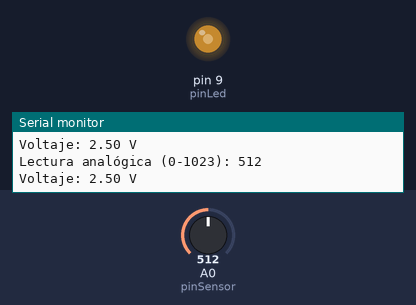
A sketch run on a simulated Arduino Uno, built with avr-gcc and run on an emulated ATmega328P. Shown: output pins drawn as LEDs (lit = HIGH), the last lines printed to the serial monitor. The inputs (shaded band) are chosen by the test bench; at power-on: A0 (pinSensor) = 512.

Above: at 3.3 s.
3.4 s: A0 (pinSensor) set to 716
At 6.0 s:
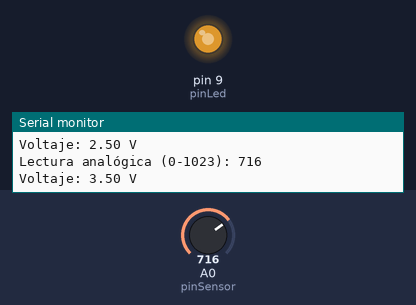
6.7 s: A0 (pinSensor) set to 900
At 7.9 s:
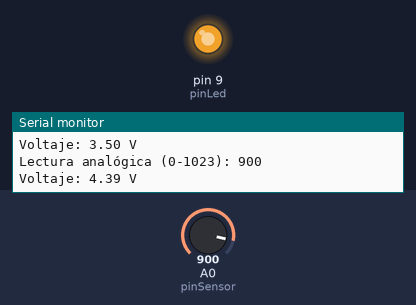
10.0 s: A0 (pinSensor) set to 122
At 11.1 s:
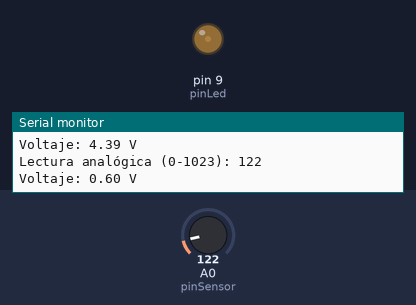
13.3 s: A0 (pinSensor) set to 0
At 16.2 s:
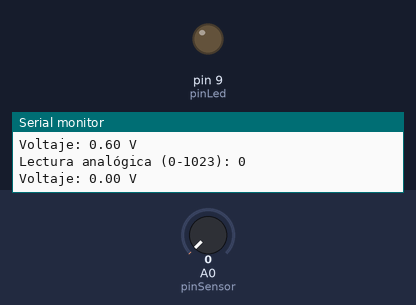
16.6 s: A0 (pinSensor) set to 511
At 18.1 s:
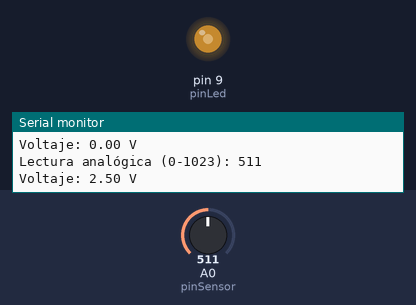
Timing chart, 0 to 19.6 s (numbered marks = the images above; inputs shaded):
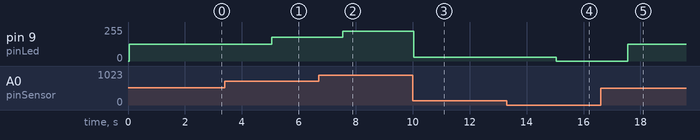

The sketch:

ProyectoSensor.ino
```cpp
#include "funciones.h"

const int pinSensor = A0;
const int pinLed = 9;

void setup() {
  Serial.begin(9600);
  mostrarMensaje();
}

void loop() {
  int lectura = leerSensor(pinSensor);
  mostrarValor(lectura);

  float voltaje = calcularVoltaje(lectura);
  Serial.print("Voltaje: ");
  Serial.print(voltaje);
  Serial.println(" V");

  int pwm = mapearValor(lectura, 255);
  analogWrite(pinLed, pwm);

  delay(2500);
}
```

funciones.cpp
```cpp
#include "funciones.h"

void mostrarMensaje() {
  Serial.println("Inicio del programa: Lectura de sensor analógico");
}

int leerSensor(int pin) {
  return analogRead(pin);
}

void mostrarValor(int valor) {
  Serial.print("Lectura analógica (0-1023): ");
  Serial.println(valor);
}

int mapearValor(int valor, int rangoMax) {
  return map(valor, 0, 1023, 0, rangoMax);
}

float calcularVoltaje(int lectura) {
  return (lectura / 1024.0) * 5.0;
}
```

funciones.h
```cpp
#ifndef FUNCIONES_H
#define FUNCIONES_H

#include <Arduino.h>

// Declaración de funciones
void mostrarMensaje();
int leerSensor(int pin);
void mostrarValor(int valor);
int mapearValor(int valor, int rangoMax);
float calcularVoltaje(int lectura);

#endif
```

Measured:
- after the input at 3.4 s, pin 9 (pinLed): 127/255 → 178/255 after 1.6 s
- after the input at 6.7 s, pin 9 (pinLed): 178/255 → 224/255 after 0.84 s
- after the input at 10.0 s, pin 9 (pinLed): 224/255 → 30/255 at once
- after the input at 13.3 s, pin 9 (pinLed): 30/255 → 0/255 after 1.7 s
- after the input at 16.6 s, pin 9 (pinLed): 0/255 → 127/255 after 0.95 s
